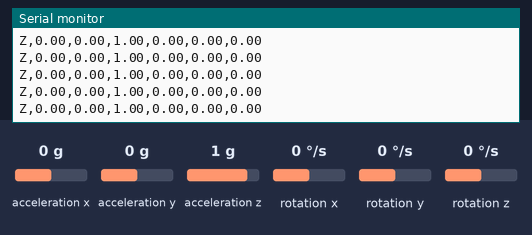
The program below on a simulated Arduino Nano 33 IoT. Parts: the last lines printed to the serial monitor. The test bench sets the inputs (shaded band); at power-on: acceleration x 0 g, acceleration y 0 g, acceleration z 1 g, rotation x 0 °/s, rotation y 0 °/s, rotation z 0 °/s.

Above: at 1.2 s.
1.3 s: acceleration x set to -1.4 g
At 1.45 s:
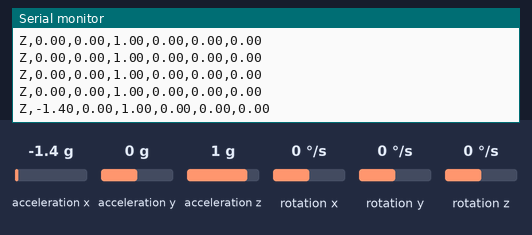
2.8 s: acceleration y set to -1.4 g
At 2.88 s:
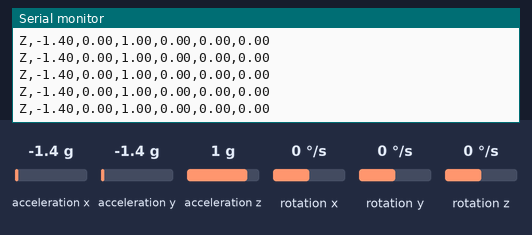
4.3 s: acceleration z set to -1.4 g
At 4.31 s:
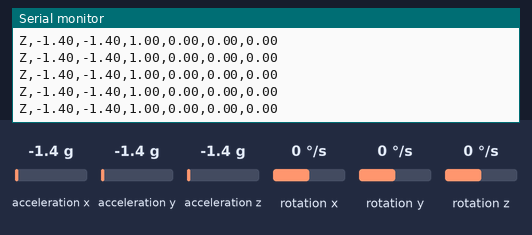
5.8 s: rotation x set to -192 °/s
At 5.86 s:
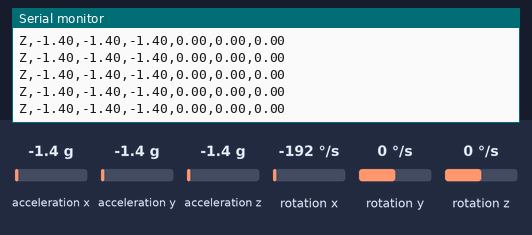
7.3 s: rotation y set to -192 °/s
At 7.4 s:
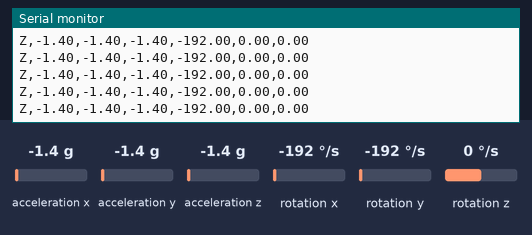

The program:

main.cpp
```cpp
// #define ENABLE_DEBUG_MODE       0x01    // Comment for disable debug mode
#define ALPHA_SESSION_SELECT    "Z"     // Change the alphabet to select the data stream session

#include <Arduino.h>
#include <Arduino_LSM6DS3.h>

#define GET_US_TICK(x) (micros() - elapsed_time) > x

static uint16_t elapsed_time = 0;
static uint16_t global_tick = 0;

/*
* IMU_data[0] --> X Acceleration
* IMU_data[1] --> Y Acceleration
* IMU_data[2] --> Z Acceleration
* IMU_data[3] --> X Gyroscope
* IMU_data[4] --> Y Gyroscope
* IMU_data[5] --> Z Gyroscope
*/
static float IMU_avg[6] = {0};
static float IMU_data[6] = {0};
static const String csv_label = "Alpha, X_Acc, Y_Acc, Z_Acc, X_Gyro, Y_Gyro, Z_Gyro";

void setup() {
    Serial.begin(115200);
    while(!Serial);

    if(!IMU.begin()){
#if ENABLE_DEBUG_MODE
        Serial.println("[IMU] initialization failed");
#endif
        while(1);
    }

#ifdef ENABLE_DEBUG_MODE
    pinMode(LED_BUILTIN, OUTPUT);
#else
    Serial.println(csv_label);
#endif
}

void loop() {
#ifdef ENABLE_DEBUG_MODE
    if(GET_US_TICK(1000)) {
        if(global_tick >= 500){
            Serial.println("[DATA] Session 500ms");
            digitalWrite(LED_BUILTIN, digitalRead(LED_BUILTIN) ^ 1);
            global_tick = 0;
        }else if(global_tick >= 50){
            if(IMU.accelerationAvailable() && IMU.gyroscopeAvailable()){
                IMU.readAcceleration(IMU_data[0], IMU_data[1], IMU_data[2]);
                IMU.readGyroscope(IMU_data[3], IMU_data[4], IMU_data[5]);
            }

            Serial.println(
                String("[IMU] ") +
                String("Acceleration [X] ") + String(IMU_data[0]) + String(" [Y] ") + String(IMU_data[1]) + String(" [Z] ") +String(IMU_data[2]) +
                String(" | Gyroscope [X] ") + String(IMU_data[3]) + String(" [Y] ") + String(IMU_data[4]) + String(" [Z] ") +String(IMU_data[5])
            );
        }

        global_tick++;
        elapsed_time = micros();
    }
#else
    if(GET_US_TICK(1000)) {
        if(global_tick >= 50){
            // for(uint8_t x=0;x<6;x++)
            //     IMU_data[x] = IMU_avg[x] / 10;
            // for(uint8_t x=0;x<6;x++)
            //     IMU_avg[x] = 0;

            Serial.println(
                String(ALPHA_SESSION_SELECT) + "," + String(IMU_data[0]) + "," + String(IMU_data[1]) + "," + String(IMU_data[2]) +
                "," + String(IMU_data[3]) + "," + String(IMU_data[4]) + "," + String(IMU_data[5])
            );

            global_tick = 0;
        }else if(global_tick >= 5){
            if(IMU.accelerationAvailable() && IMU.gyroscopeAvailable()){
                IMU.readAcceleration(IMU_avg[0], IMU_avg[1], IMU_avg[2]);
                IMU.readGyroscope(IMU_avg[3], IMU_avg[4], IMU_avg[5]);
            }

            for(uint8_t x=0;x<6;x++)
                IMU_data[x] = IMU_avg[x];
        }

        global_tick++;
        elapsed_time = micros();
    }
#endif
}
```

Measured:
- after the input at 1.3 s, the serial monitor: prints a new line at once (image 1)
